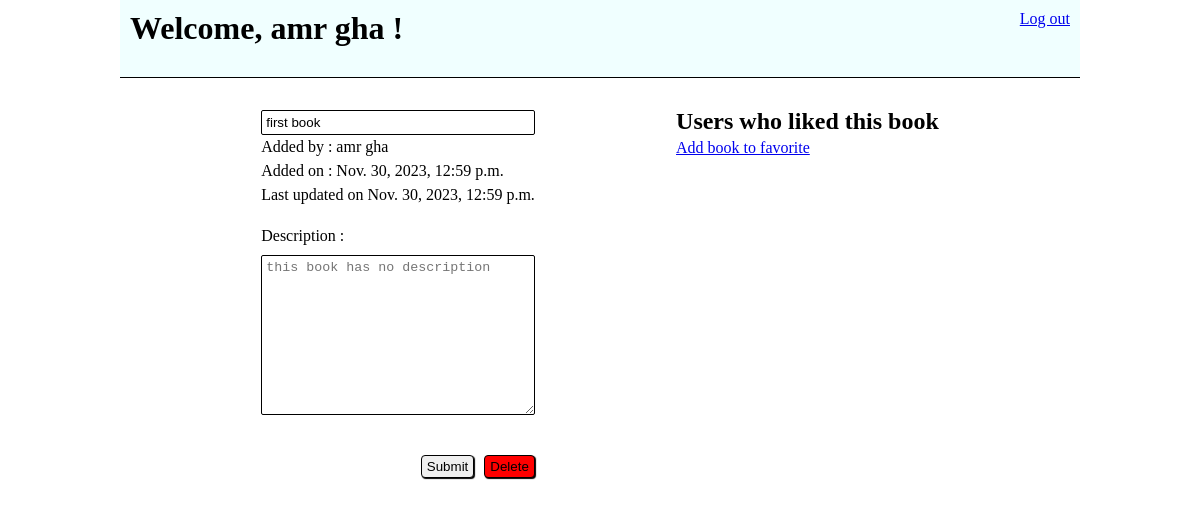
Page /book_details/3 (signed in) on the earlier database version.
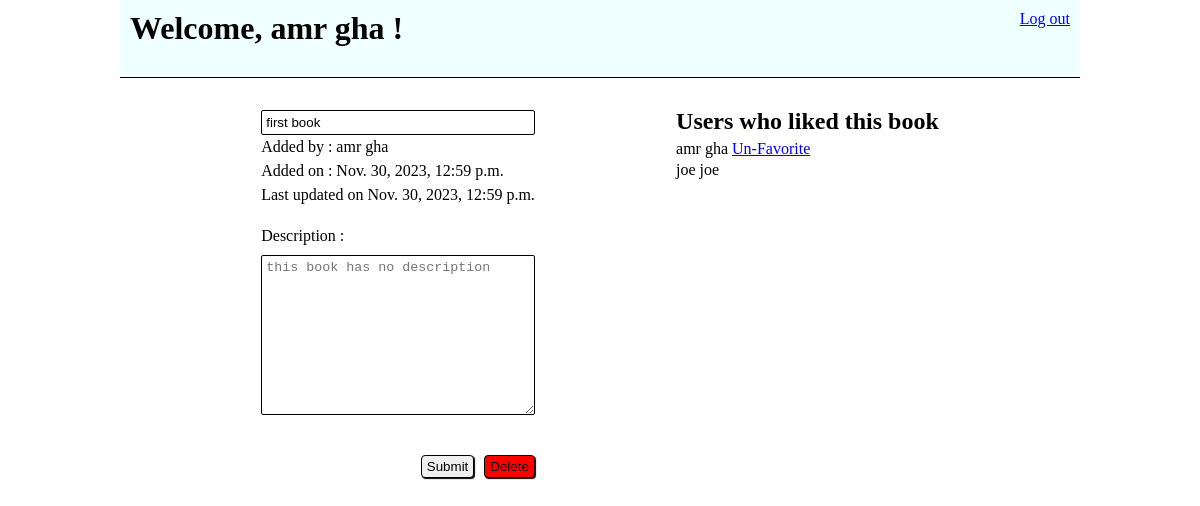
Same page on the later database version.
### favorite_books_app/models.py (models this page shows)
class User(models.Model):
    first_name = models.CharField(max_length=45)
    last_name = models.CharField(max_length=45)
    email_address = models.CharField(max_length = 45)
    password = models.CharField(max_length=100)
    created_at = models.DateTimeField(auto_now_add=True)
    updated_at = models.DateTimeField(auto_now=True)
    objects = usermanager()

### favorite_books_app/views.py (the view)
# urls.py: path('book_details/<id>',views.book_details),
def book_details(request,id):
    content = {
        'book': Book.objects.get(id = id),
        'fav_users':User.objects.filter(fav_books = Book.objects.get(id = id)),
        'current_user' : User.objects.get(id = request.session['id']),
    }
    return render(request,'book_details.html',content)

### favorite_books_app/templates/book_details.html (shortened to what this page needs)
<!DOCTYPE html>
<html lang="en">
<head>
    {% load static %}
    <link rel="stylesheet" href="{% static 'CSS/style.css' %}">
</head>
<body>
    <div class="container">
        <div class="header">
            <h1>Welcome, {{current_user.first_name}} {{current_user.last_name}} !</h1>
            <a href="/logout">Log out</a>
        </div>
        <div class="mid">
            <div class="left_panel">
                <ul id="book_details">
                    {% if book.my_user == current_user %}
                    <form action="/update/{{book.id}}" method="post">{% csrf_token %}
                        <input type="text" name="title" id="title" class="field" value="{{book.title}}">
                        {% else %}
                        <li>
                            <h2>{{book.title}}</h2>
                        </li>
                        {% endif %}
                        <li>Added by : {{book.my_user.first_name}} {{book.my_user.last_name}}</li>
                        <li>Added on : {{book.created_at}}</li>
                        <li>Last updated on {{book.updated_at}}</li>
                        <li>Description :
                            {% if book.my_user == current_user %}
                            <textarea name="desc" id="desc" cols="30" rows="10" class="field"
                                placeholder="{{book.desc}}" value="{{book.desc}}"></textarea>
                            <div class="submit_delete">
                                <input type="submit" name="submit" class="button">
                    </form>
                    <form action="/delete/{{book.id}}" method="post">{% csrf_token %}
                        <input type="submit" name="Delete" id="delete" class="button" value="Delete">
                    </form>
            </div>
            {% else %}
            {{book.desc}}
            {% endif %}
        </div>
        <div class="right_panel">
            <h2>Users who liked this book</h2>
            <ul>
                {% for user in fav_users %}
                <li>{{user.first_name}} {{user.last_name}}
                    {% if user == current_user and book in current_user.fav_books.all %}
                    <a href="/unfavorite/{{book.id}}">Un-Favorite</a>
                    {% endif %}
                </li>
                {% endfor %}
            </ul>
            {% if book not in current_user.fav_books.all %}
            <a href="/add_to_favorite/{{book.id}}">Add book to favorite</a>
            {% endif %}
        </div>
    </div>
</body>
</html>

Differences in the rows shown:
now on one of the page's lists (row edited): User: first_name "amr", last_name "gha"
added User: first_name "joe", last_name "joe"
Other differences:
text no longer shown: "Add book to favorite"
